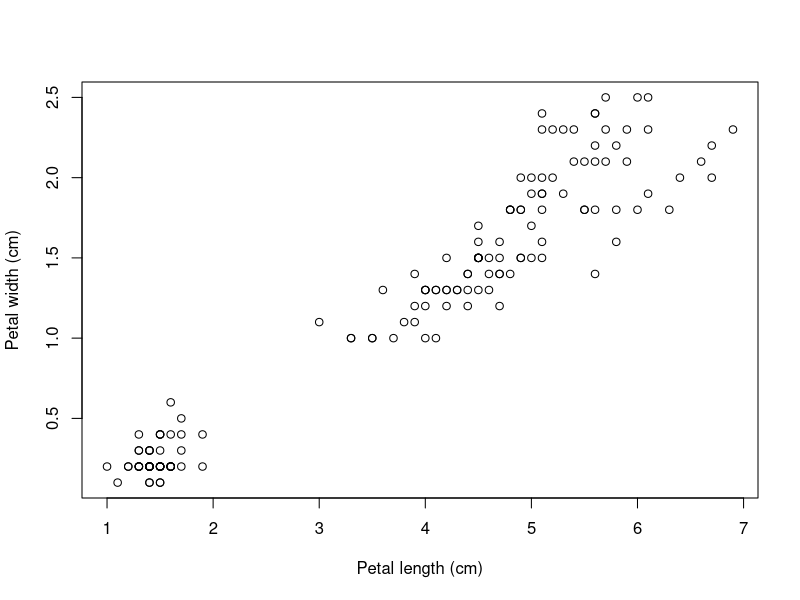

Source code (R):
## ---- chunk 1
plot(x = iris$Petal.Length, 
     y = iris$Petal.Width,
     xlab = "Petal length (cm)",
     ylab = "Petal width (cm)")
## ---- chunk 2
iris.model <- lm(Petal.Width ~ Petal.Length, data = iris)
iris.model.summary <- summary(iris.model)
corr.coef <- iris.model.summary$r.squared
